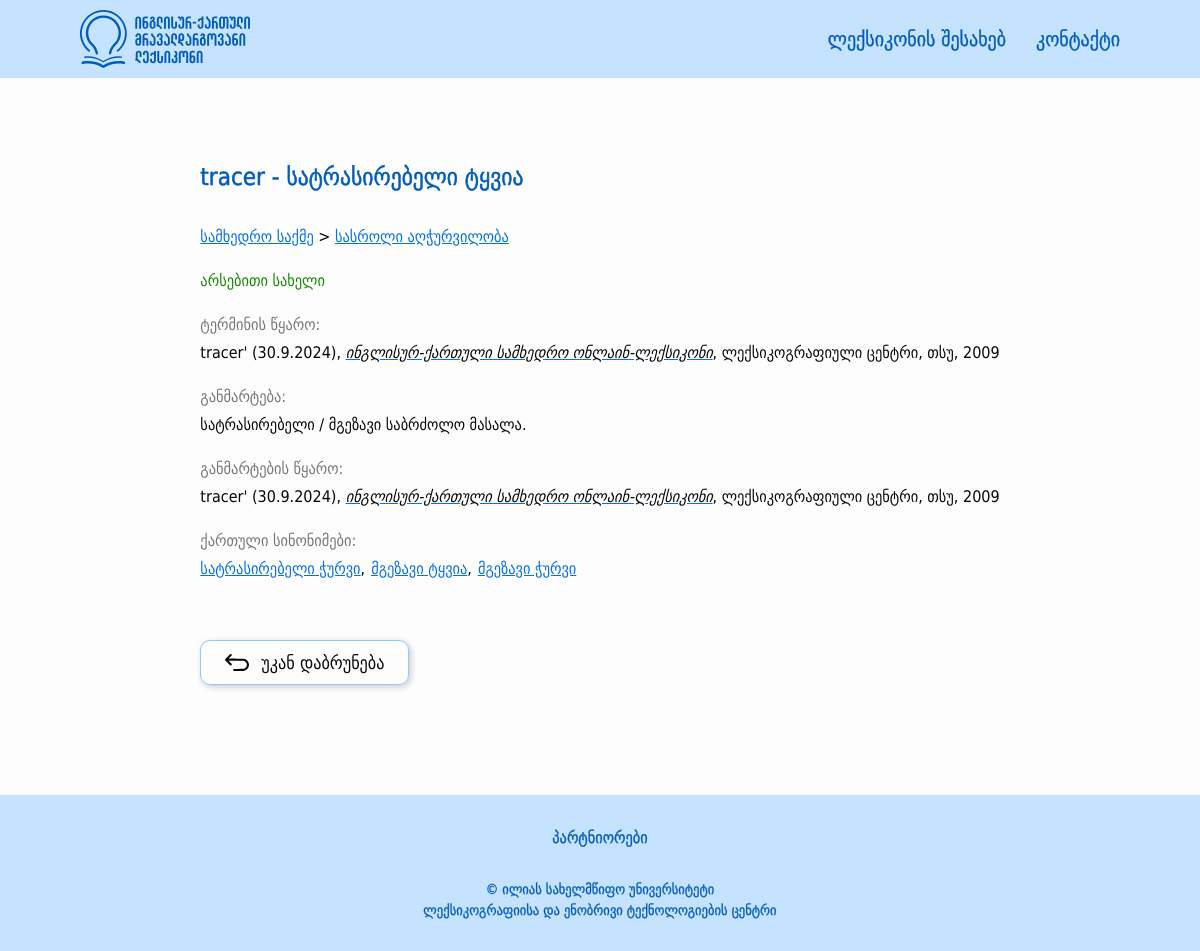
The app's page /term_detail/17 with its own data.
### src/models/terms.py (models this page shows, shortened)
class Term(BaseModel):
    __tablename__ = 'terms'
    id = db.Column(db.Integer, primary_key=True)
    geo_word = db.Column(db.String(100), nullable=False)
    eng_word = db.Column(db.String(100), nullable=False)
    grammar_form = db.Column(db.String(50), nullable=True)
    term_source = db.Column(db.Text, nullable=False)
    definition = db.Column(db.Text, nullable=False)
    definition_source = db.Column(db.Text, nullable=False)
    term_type = db.Column(db.String(50), nullable=True)
    context = db.Column(db.Text, nullable=True)
    context_source = db.Column(db.Text, nullable=True)
    comment = db.Column(db.Text, nullable=True)
    stylistic_label = db.Column(db.String(50), nullable=True)
    is_active = db.Column(db.Boolean, default=True)
    category = db.relationship("Category", secondary="terms_categories", backref="terms")
    english_connections = db.relationship("EnglishSynonym", back_populates="term")
    def get_synonyms(self, is_english=False):
        connections = ConnectedTerm.query.filter(ConnectedTerm.is_synonym == True, (ConnectedTerm.term1_id == self.id) | (ConnectedTerm.term2_id == self.id), ConnectedTerm.is_english == is_english).all()
        synonym_ids = [connection.term1_id if connection.term1_id != self.id else connection.term2_id for connection in connections]
        synonyms = Term.query.filter(Term.id.in_(synonym_ids)).all()
        return synonyms
    def get_related_terms(self):
        connections = ConnectedTerm.query.filter(ConnectedTerm.is_synonym == False, (ConnectedTerm.term1_id == self.id) | (ConnectedTerm.term2_id == self.id)).all()
        connected_term_ids = [connection.term1_id if connection.term1_id != self.id else connection.term2_id for connection in connections]
        related_terms = Term.query.filter(Term.id.in_(connected_term_ids)).all()
        return related_terms
    def get_category_tree(self):
        category_trees = []
        for category in self.category:
            categories = category.get_parents()
            categories.append(category)
            category_trees.append(categories)
        branched_tree = {}
        for category_tree in category_trees:
            current_dict = branched_tree
            for category in category_tree:
                if category not in current_dict:
                    current_dict[category] = {}
                current_dict = current_dict[category]
        return branched_tree

class Category(BaseModel):
    __tablename__ = "categories"
    id = db.Column(db.Integer, primary_key=True)
    name = db.Column(db.String(50), nullable=False)
    parent_id = db.Column(db.Integer, db.ForeignKey("categories.id"), nullable=True)
    is_active = db.Column(db.Boolean, default=True)
    children = db.relationship('Category', backref=db.backref('parent', remote_side=[id]), order_by="Category.name.asc()")
    def get_parents(self):
        parents = []
        if self.parent:
            parents.extend(self.parent.get_parents())
            parents.append(self.parent)
        return parents

### src/views/main/routes.py (the view)
@main_blueprint.route("/term_detail/<int:term_id>")
def term_detail(term_id):
    items = About.query.all()
    term = Term.query.filter(Term.id == term_id, Term.is_active == True, Term.category.any(Category.is_active == True)).first_or_404()
    return render_template("main/term_detail.html", term=term, items=items)

### src/templates/main/term_detail.html (shortened to what this page needs)
{% extends 'layouts/base.html' %}
{% from "macros.html" import render_subcategories %}
{% block content %}
    <div class="main-outer edge-padding">
        <main class="main-content width-limiter">
            <article class="term-word-container">
                <h1 class="term-word-detail">{{ term.eng_word }} - {{ term.geo_word }}</h1>
                {% set categories = term.get_category_tree() %}
                {% for category in categories.keys() %}
                    <div class="field">
                        <a href="{{ url_for('main.home', categories=category.id) }}," style="display: inline-block;">
                            {{ category.name }}
                        </a>
                        {% for subcategory in categories.values() if subcategory %}
                            > {{ render_subcategories(subcategory) }}
                        {% endfor %}
                    </div>
                {% endfor %}
                {% if term.grammar_form %}
                    <div class="term-word-type abbr-support">{{ term.grammar_form }}</div>
                {% endif %}
                {% if term.term_source %}
                    <section class="term-source">
                        <h2>ტერმინის წყარო:</h2>
                        <p class="abbr-support"> {{ term.term_source|safe }} </p>
                    </section>
                {% endif %}
                <section class="term-definition">
                    <h2>განმარტება:</h2>
                    <p class="abbr-support"> {{ term.definition|safe }} </p>
                </section>
                {% if term.definition_source %}
                    <section class="term-definition-source">
                        <h2>განმარტების წყარო:</h2>
                        <p class="abbr-support"> {{ term.definition_source|safe }} </p>
                    </section>
                {% endif %}
                {% set synonyms = term.get_synonyms() %}
                {% if synonyms %}
                    <section class="term-synonyms">
                        <h2>ქართული სინონიმები:</h2>
                        <ul>
                            {% for synonym in synonyms %}
                                <li>
                                    <a href="{{ url_for('main.term_detail', term_id=synonym.id) }}">{{ synonym.geo_word }}</a>
                                    {%- if not loop.last -%}
                                        ,
                                    {% endif %}
                                </li>
                            {% endfor %}
                        </ul>
                    </section>
                {% endif %}
                {% set english_synonyms = term.get_synonyms(is_english=True) %}
                {% set related_terms = term.get_related_terms() %}
                <a class="go-back-button-container" href="{{ url_for('main.home') }}">
                    <button type="button" class="go-back-button">
                        <img src="{{ url_for('static', filename='images/' + 'go-back.svg') }}" alt="Go back"/>
                    </button>
                    <span>უკან დაბრუნება</span>
                </a>
            </article>
        </main>
    </div>
{% endblock %}

### src/templates/macros.html (shortened to what this page needs)
{% macro is_active(page) %}
    {% if request.endpoint.endswith(page) %}
        active-nav-link
    {% else %}
        nav-link
    {% endif %}
{% endmacro %}
{% macro render_subcategories(subcategories) %}
    {% for subcategory in subcategories.keys() %}
        <a href="{{ url_for('main.home', categories=subcategory.id) }}," style="display: inline-block;">
            {{ subcategory.name }}
        </a>
    {% endfor %}
{% endmacro %}

### src/static/styles/global.css (style rules this page uses)
:root { --color-light-blue: 197, 226, 255; --color-light-blue-2: 143, 199, 255; --color-blue: 6, 114, 221; --color-blue-1: 81, 168, 255; --color-blue-2: 0, 92, 184; --color-white: 253, 253, 253; --color-black: 7, 7, 7; --color-gray: 119, 119, 119; --color-gray-2: 237, 237, 237; --color-green: 19, 137, 0; --color-red: 229, 0, 0; }
*, *::before, *::after { box-sizing: border-box; }
* { margin: 0; }
body { line-height: 1.5; -webkit-font-smoothing: antialiased; }
img, picture, video, canvas, svg { display: block; max-width: 100%; }
input, button, textarea, select { font: inherit; }
p, h1, h2, h3, h4, h5, h6 { overflow-wrap: break-word; }
* { color: rgb(var(--color-black)); font-family: 'DejaVu Sans Condensed', sans-serif; }
body { display: flex; min-height: 100vh; flex-direction: column; background-color: rgb(var(--color-white)); }
ul { list-style: none; padding: 0; margin: 0; }
button { all: unset; cursor: pointer; box-sizing: border-box; }

### src/static/styles/shared.css (style rules this page uses)
.edge-padding { padding: 10px 20px; }
.width-limiter { max-width: 1300px; margin: 0 auto; }
.main-outer { padding-top: 60px; padding-bottom: 100px; flex: 1; }
@media screen and (min-width: 768px) { .edge-padding { padding: 10px 80px; } }
@media screen and (min-width: 768px) { .main-outer { padding: 80px; padding-bottom: 110px; } }

### src/static/styles/other.css (style rules this page uses)
.main-outer { display: flex; }
main { display: flex; flex: 1; }

### src/static/styles/main.css (style rules this page uses)
.main-content { display: flex; gap: 24px; justify-content: center; }
.term-card .field, a { font-size: 14px; color: rgb(var(--color-blue)); }
@media screen and (min-width: 768px) { .main-content { gap: 30px; } }
@media screen and (min-width: 768px) { .term-card .field, a { font-size: 16px; } }

### src/static/styles/word.css (style rules this page uses)
.term-word-container { display: flex; flex-direction: column; }
.term-word-container > *:not(h1):not(.go-back-button-container) { margin-bottom: 20px; }
.term-word-container .term-word-detail { -webkit-text-stroke: 0.5px rgb(var(--color-blue-2)); font-size: 20px; font-weight: 400; color: rgb(var(--color-blue-2)); margin-bottom: 30px; }
.term-word-container .term-word-type { font-size: 16px; color: rgb(var(--color-green)); }
.term-word-container section h2 { font-size: 16px; color: rgb(var(--color-gray)); margin-bottom: 4px; font-weight: 400; }
.term-word-container section p { color: rgb(var(--color-black)); }
.term-word-container section p a { color: rgb(var(--color-blue)); }
.term-word-container section ul { display: flex; gap: 6px; list-style-type: none; }
.term-word-container section ul li a { font-size: 16px; color: rgb(var(--color-blue)); }
.term-word-container .go-back-button-container { width: fit-content; height: 45px; display: flex; justify-content: center; margin-top: 30px; padding: 8px 24px; gap: 12px; border-radius: 10px; box-shadow: 2px 2px 6px rgba(0, 0, 0, 0.2); border: 1px solid rgb(var(--color-light-blue-2)); cursor: pointer; text-decoration: none; transition: background-color 150ms, border 150ms; }
.go-back-button-container img { transition: filter 150ms; }
.go-back-button-container span { transition: color 150ms; }
.go-back-button-container .go-back-button { font-size: 18px; border: none; outline: none; }
.go-back-button-container span { font-size: 16px; }
@media screen and (min-width: 768px) { .go-back-button-container span { font-size: 18px; } }
@media screen and (min-width: 768px) { .term-word-container .term-word-detail { font-size: 24px; } }
@media screen and (min-width: 768px) { .term-word-container .go-back-button-container { margin-top: 40px; } }

### records on screen
Term: eng_word "tracer", geo_word "სატრასირებელი ტყვია", grammar_form "არსებითი სახელი", term_source "tracer' (30.9.2024), ინგლისურ-ქართული სამხედრო ონლაინ-ლექსიკონი , ლექსიკოგრაფიული ცენტრი, თსუ, 2009", definition "სატრასირებელი / მგეზავი საბრძოლო მასალა.", definition_source "tracer' (30.9.2024), ინგლისურ-ქართული სამხედრო ონლაინ-ლექსიკონი , ლექსიკოგრაფიული ცენტრი, თსუ, 2009"
Category: name "სამხედრო საქმე"
Category: name "სასროლი აღჭურვილობა"
Term: geo_word "სატრასირებელი ჭურვი"
Term: geo_word "მგეზავი ტყვია"
Term: geo_word "მგეზავი ჭურვი"
